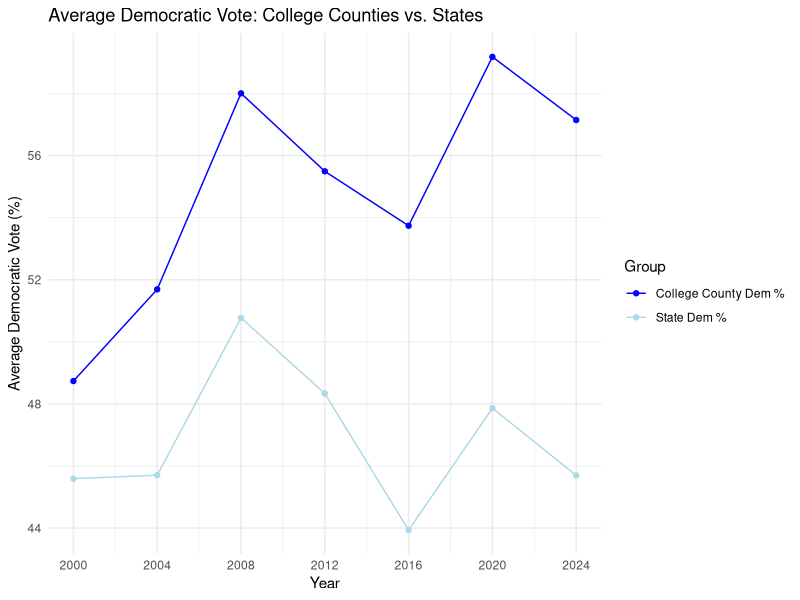

Write R code to recreate this figure.
## ---- chunk 1
library(tidyverse)
## ---- chunk 2
election_data <- read_csv("CollegeCountyParties.csv")
## ---- chunk 3
election_long <- election_data |>
  pivot_longer(
    cols = -c(Name, State, County),
    names_to = c("metric", "year"),
    names_pattern = "(.+)_(\\d{4})",
    values_to = "pct"
  ) |>
  mutate(year = as.integer(year))
  
  election_tidy <- election_long |>
  pivot_wider(names_from = metric, values_from = pct) |>
  rename(
    county_dem = D,    county_rep = R,
    state_dem  = STD,  state_rep  = STR,
    gap_dem    = DIFD, gap_rep    = DIFR
  ) |>
  mutate(
    county_margin = county_dem - county_rep,
    state_margin  = state_dem  - state_rep,
    margin_gap    = county_margin - state_margin
  )
## ---- chunk 4
model <- lm(margin_gap ~ year, data = election_tidy) 
summary(model)
### coefficients: intercept (-1338.3604, year 0.6734)
### This says that in a linear model of our data, there is an intercept at -1338.3604, and the line we are plotting has a slope of 0.6734. This intercept makes sense given our data begins at x=2000, and it also shows us that college parties have in fact drifted bluer over time. 
### residuals: min -47.092, 1q -11.212, median -0.171, 3q 13.047, max 41.296
### error(year) - 0.1199 t-value 5.616, Pr(>|t|) 4.06e-08
#### residual standard error: 17.77 on 341 degrees of freedom
### multiple r squared: 0.08466 adjusted r squared: 0.08197 
### -> 8.197% of the change in the gap is explained by the time change, so this may not be the best argument to make 
### F-statistic: 31.54 on 1 and df, p-value: 4.062e-08
### while time may not explain the increase, the margin has grown by about # every year. 
## ---- chunk 5
# Filter to only DIFD rows
difd_data <- election_long[election_long$metric == "DIFD", ]
# Run one-sample t-test against mu = 0
t_test_difd <- t.test(
  difd_data$pct,   
  mu = 0,
  alternative = "greater"  # you expect college counties to be MORE Democratic than the state
)

t_test_difd
## ---- chunk 6
difd_mean_stats <- difd_data |> 
  summarise(
    mean_pct = mean(pct),
    sd_pct = sd(pct),
    n = n()
  )

difd_mean_stats
#mean = 8.013207
#sd = 9.335507
#n = 343
## ---- chunk 7
difd_mean_stats <- difd_mean_stats |>
  mutate(
    se_pct = sd_pct / sqrt(343)
  )

difd_mean_stats
## ---- chunk 8
difd_mean_stats <- difd_mean_stats |>
  mutate(
    t_critical = qt(0.975, df = n - 1),
    margin_error = t_critical * se_pct,
    ci_lower = mean_pct - margin_error,
    ci_upper = mean_pct + margin_error
  )

difd_mean_stats |>
  select(mean_pct, margin_error, ci_lower, ci_upper)

### mean pct 8.013207
### moe : 0.9914677
### ci lower: 7.021739
### ci upper: 9.004675
### We are 95% confident that the true difference in democratic voting percentage points between a college county and its state is between about 7.02 and 9.00. 
## ---- chunk 9
library(dplyr)
library(ggplot2)

# Filter to just D and STD, then compute averages by year
avg_dem <- election_long %>%
  filter(metric %in% c("D", "STD")) %>%
  group_by(year, metric) %>%
  summarise(avg_pct = mean(pct, na.rm = TRUE), .groups = "drop")

# Plot
ggplot(avg_dem, aes(x = year, y = avg_pct, color = metric)) +
  geom_line() +
  geom_point() +
  scale_color_manual(
    values = c("D" = "blue", "STD" = "lightblue"),
    labels = c("D" = "College County Dem %", "STD" = "State Dem %")
  ) +
  scale_x_continuous(breaks = seq(2000, 2024, by = 4)) +
  labs(
    title = "Average Democratic Vote: College Counties vs. States",
    x = "Year",
    y = "Average Democratic Vote (%)",
    color = "Group"
  ) +
  theme_minimal()
